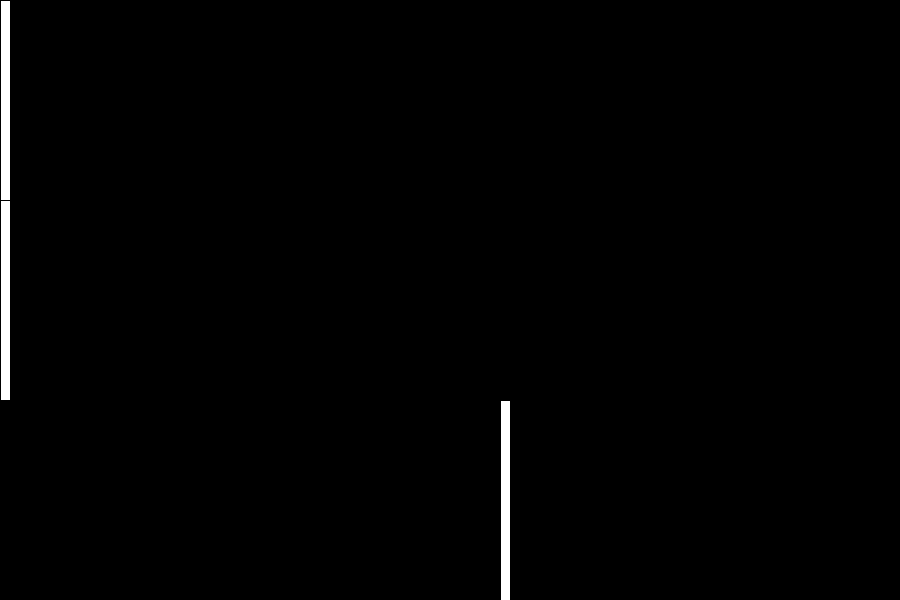
Frame 1 (no input)
Frame 60 (the mouse pressed at the canvas centre just before this capture): identical to frame 1, image omitted
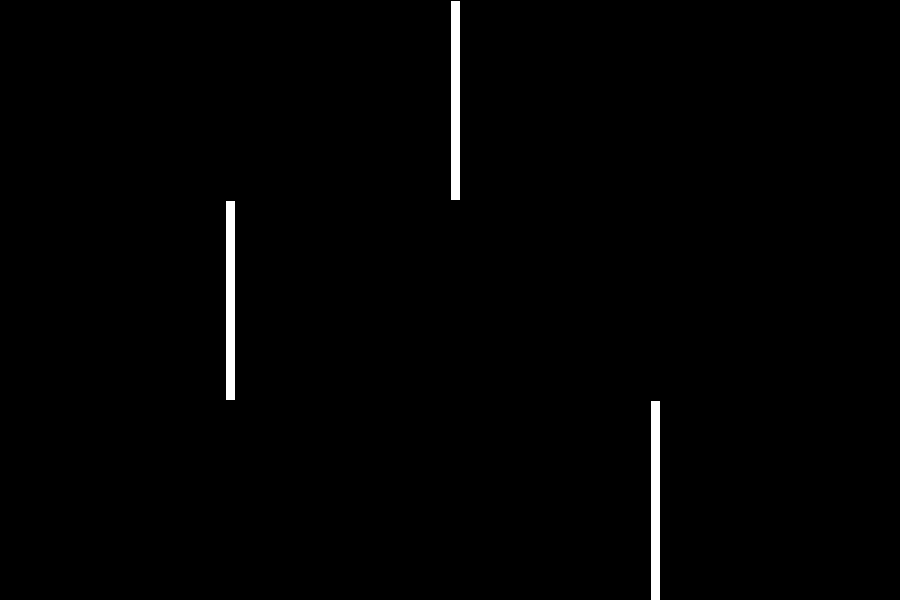
Frame 120 (the mouse held since frame 60 and released just before this capture)

The Processing sketch that drew these frames (run headless with seeded random() and noise(); from frame 60 on, the mouse is pressed at the canvas centre):

// Processing sketch: clase07_ejemplo_map
// ── clase07_ejemplo_map.pde


void setup() {
  size(900,600); 

}

void draw() {
  background(0);
  fill(255);

  rect(mouseX,0,10,200);
  
  float varX = map(mouseX,0,width,0,width/2);
  rect(varX,200,10,200);
  varX = map(mouseX,0,width,500,800);
  rect(varX,400,10,200);
}
